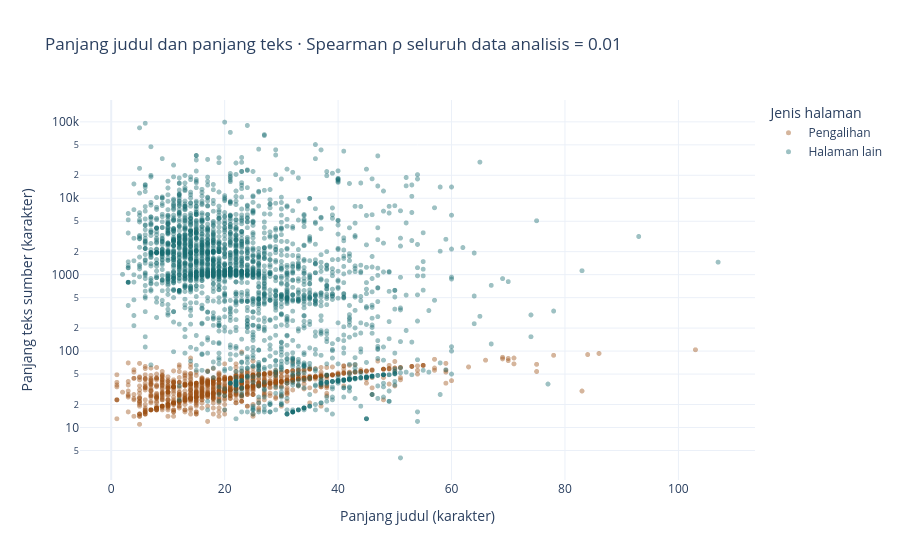

Notebook cell for this chart:
### Code cell
# 3. Hubungan panjang judul dan teks pada sampel serta korelasi pada populasi analisis
data_korelasi = positif.filter(pl.col("judul_teramati") & (pl.col("panjang_judul") > 0))
spearman = pl.corr("panjang_judul", "panjang_asli", method="spearman")
rho_total = data_korelasi.select(spearman).item()
rho_jenis = (
    data_korelasi.group_by("jenis")
    .agg(spearman.alias("rho"))
    .sort("jenis")
)
sampel = (
    data_korelasi.select("id", "jenis", "panjang_judul", "panjang_asli")
    .sort("id")
    .sample(n=min(4000, data_korelasi.height), seed=42)
)
fig3 = px.scatter(
    sampel, x="panjang_judul", y="panjang_asli", color="jenis", log_y=True,
    color_discrete_map=warna_jenis, opacity=0.42, render_mode="webgl",
    labels={
        "panjang_judul": "Panjang judul (karakter)",
        "panjang_asli": "Panjang teks sumber (karakter)", "jenis": "Jenis halaman",
    },
    title=f"Panjang judul dan panjang teks · Spearman ρ seluruh data analisis = {rho_total:.2f}",
)
fig3.update_traces(marker={"size": 5})
fig3.show()

### Figure 1 — Plotly figure (JSON) as saved in the notebook; plotly's stock layout.template omitted (floating-point values rounded to 4 significant figures; data arrays with more than 128 entries replaced by an {"elided": "..."} marker saying what was removed)
{"data": [{"hovertemplate": "Jenis halaman=Pengalihan<br>Panjang judul (karakter)=%{x}<br>Panjang teks sumber (karakter)=%{y}<extra></extra>", "legendgroup": "Pengalihan", "marker": {"color": "#9b4f13", "opacity": 0.42, "size": 5, "symbol": "circle"}, "mode": "markers", "name": "Pengalihan", "showlegend": true, "type": "scattergl", "x": {"elided": "1520 int values"}, "xaxis": "x", "y": {"elided": "1520 int values"}, "yaxis": "y"}, {"hovertemplate": "Jenis halaman=Halaman lain<br>Panjang judul (karakter)=%{x}<br>Panjang teks sumber (karakter)=%{y}<extra></extra>", "legendgroup": "Halaman lain", "marker": {"color": "#176b70", "opacity": 0.42, "size": 5, "symbol": "circle"}, "mode": "markers", "name": "Halaman lain", "showlegend": true, "type": "scattergl", "x": {"elided": "2480 int values"}, "xaxis": "x", "y": {"elided": "2480 int values"}, "yaxis": "y"}], "layout": {"legend": {"title": {"text": "Jenis halaman"}, "tracegroupgap": 0}, "title": {"text": "Panjang judul dan panjang teks · Spearman ρ seluruh data analisis = 0.01"}, "xaxis": {"anchor": "y", "domain": [0, 1], "title": {"text": "Panjang judul (karakter)"}}, "yaxis": {"anchor": "x", "domain": [0, 1], "title": {"text": "Panjang teks sumber (karakter)"}, "type": "log"}}}
